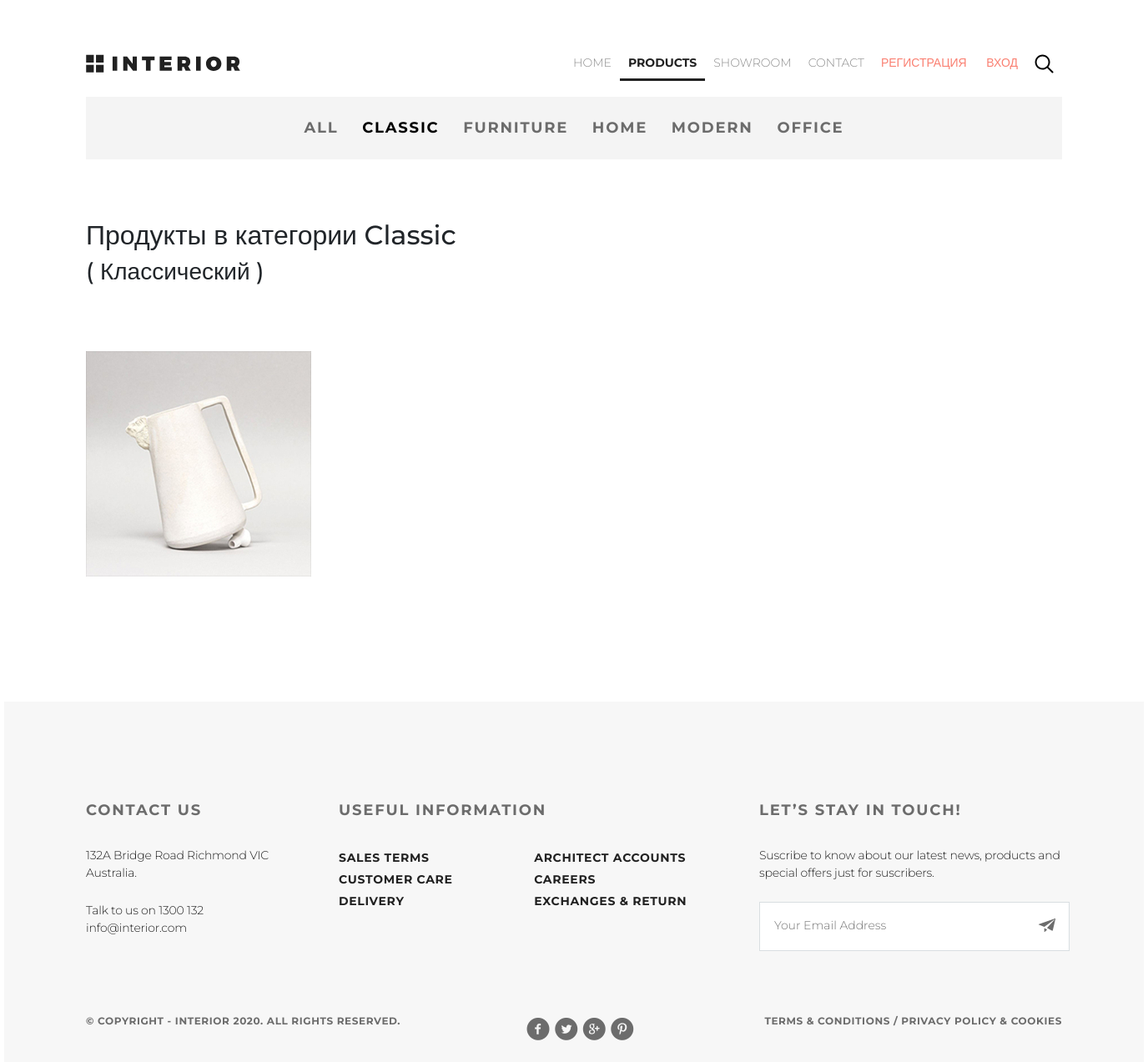
Page /category/30/catalog/ on the earlier database version.
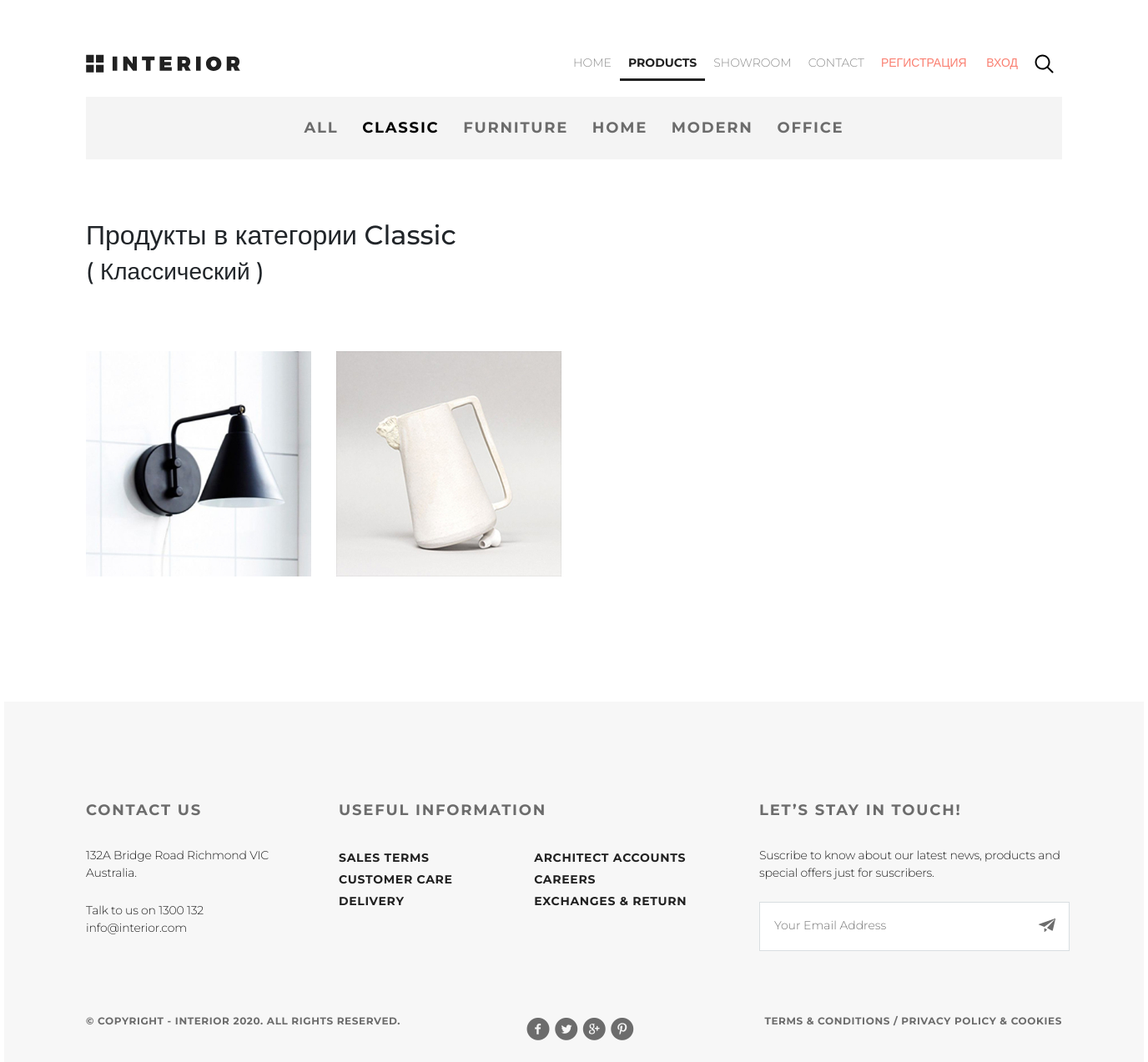
Same page on the later database version.
### mainapp/models.py (models this page shows, shortened)
class ProductCategory(models.Model):
    name = models.CharField(verbose_name='имя категории', max_length=128)
    description = models.TextField(verbose_name='описание категории', blank=True)
    is_active = models.BooleanField(verbose_name='активность', default=True)
    modified_date = models.DateTimeField(
        verbose_name='дата изменения', auto_now=True)
    class Meta:
        verbose_name = 'Категория продукта'
        verbose_name_plural = 'Категории продуктов'
        ordering = ['-is_active', 'name']

class Product(models.Model):
    category = models.ForeignKey(ProductCategory,
                                 on_delete=models.CASCADE,
                                 verbose_name='категория продукта')
    name = models.CharField('имя продукта', max_length=128)
    image = models.ImageField(upload_to='products_images', blank=True)
    short_desc = models.CharField('краткое описание продукта', max_length=64, blank=True)
    description = models.TextField('описание продукта', blank=True)
    price = models.DecimalField('цена продукта', max_digits=8, decimal_places=2, default=0)
    quantity = models.PositiveIntegerField('количество на складе', default=0)
    is_active = models.BooleanField(verbose_name='активность', default=True)
    modified_date = models.DateTimeField(
        verbose_name='дата изменения', auto_now=True)
    class Meta:
        verbose_name = 'продукт'
        verbose_name_plural = 'продукты'
        ordering = ['-is_active', 'category', 'name']

### mainapp/views.py (the view)
# urls.py: path('category/<int:pk>/catalog/', mainapp.catalog, name='catalog'),
def catalog(request, pk, page=1):
    if pk == 0:
        category = {'pk': 0, 'name': 'all'}
        all_products = get_products().order_by('price')
    else:
        category = get_object_or_404(ProductCategory, pk=pk)
        all_products = get_products().filter(category=category).order_by('price')
    products_paginator = Paginator(all_products, 8)
    try:
        all_products = products_paginator.page(page)
    except PageNotAnInteger:
        all_products = products_paginator.page(1)
    except EmptyPage:
        all_products = products_paginator.page(products_paginator.num_pages)
    context = {
        'page_title': 'Catalog',
        'links_menu': LINKS_MENU,
        'products': all_products,
        'category': category,
        'featured_new_products': all_products,
    }
    return render(request, 'mainapp/catalog.html', context)

### mainapp/context_processors.py (called while the page is built)
def get_categories(request):
    return {
        'categories': ProductCategory.objects.filter(is_active=True),
    }

### mainapp/templatetags/my_tags.py (called while the page is built)
def media_folder_products(string):
    if not string:
        string = 'products_images/default.jpg'
    return f'{settings.MEDIA_URL}{string}'

### mainapp/views.py (called while the page is built)
def get_products():
    return Product.objects.filter(is_active=True, category__is_active=True)

### mainapp/templates/mainapp/catalog.html (shortened to what this page needs)
{% extends 'mainapp/base.html' %}
{% load static %}
{% block container %}
    <section class="padding-site clearfix">
        {% include 'mainapp/includes/inc__main_menu.html' %}
        {% include 'mainapp/includes/inc__product_menu.html' %}
    </section>
    <section class="products padding-site clearfix">
        <h2>Продукты в категории {{ category.name|capfirst }}</h2>
        <h3>({% if category.pk == 0 %}
            Все
        {% else %}
            {{ category.description|capfirst }}
        {% endif %})</h3>
        <div class="paginator">
            <br>
        </div>
        {% include 'mainapp/includes/inc__featured_new_products.html' %}
    </section>
{% endblock %}

### mainapp/templates/mainapp/includes/inc__product_menu.html (shortened to what this page needs)
<div class="dealis-links-container clearfix">
    <ul class="dealis-links">
        <li class="dealis-links-li">
            <a href="{% url 'main:catalog' pk=0 %}" class="dealis-links-a
">
                all
            </a>
        </li>
        {% for category in categories %}
            <li class="dealis-links-li">
                <a href="{% url 'main:catalog' pk=category.pk %}" class="dealis-links-a
                    {% if request.resolver_match.kwargs.pk == category.pk %}
                    product_menu_link__active
                    {% endif %}
">
                    {{ category.name }}
                </a>
            </li>
        {% endfor %}
    </ul>
</div>

### mainapp/templates/mainapp/includes/inc__featured_new_products.html (shortened to what this page needs)
{% load static %}
{% load my_tags %}
<ul class="products_container">
    {% for product in featured_new_products %}
        <li class="products_list"><a href="{% url 'main:product_page' product.pk %}" class="products_link">
            <img src="{{ product.image|media_folder_products }}" alt="{{ product.name }}" class="products-img">
        </a></li>
    {% endfor %}
</ul>

Differences in the rows shown:
now on this page (row edited): Product: image|media_folder_products (picture)
